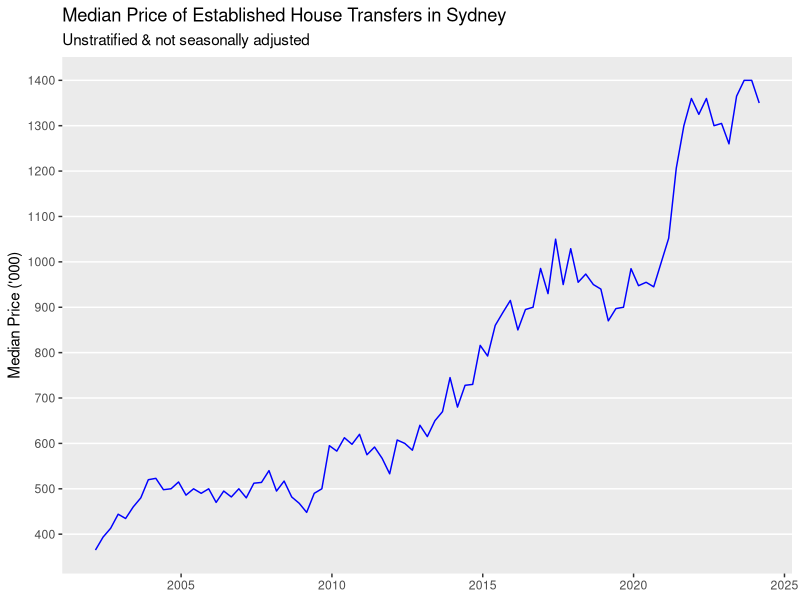
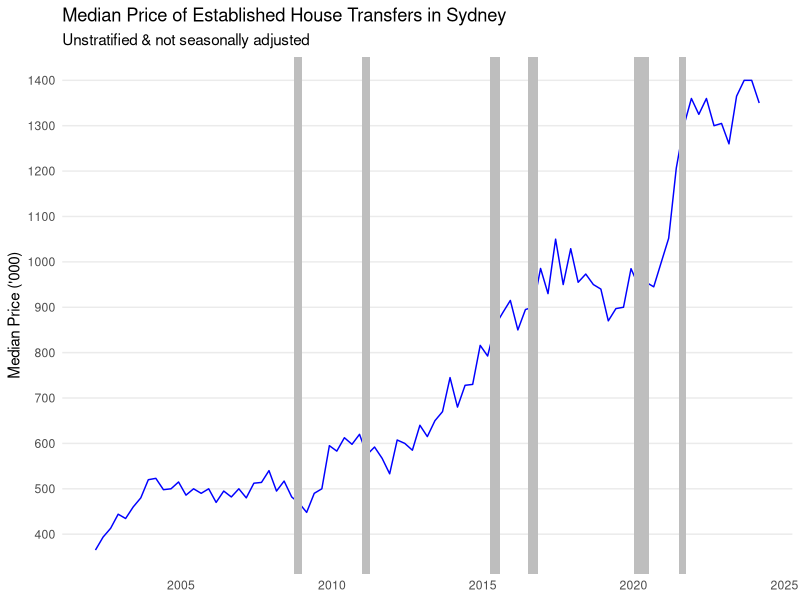
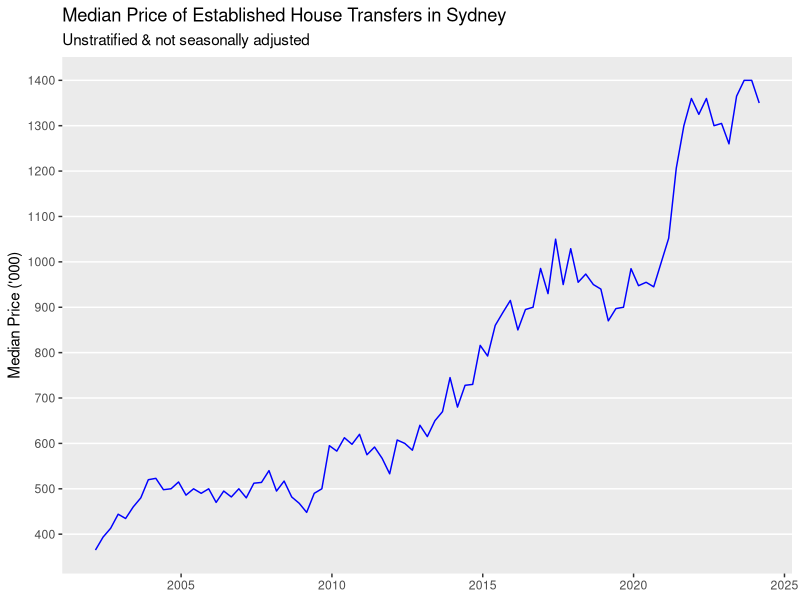
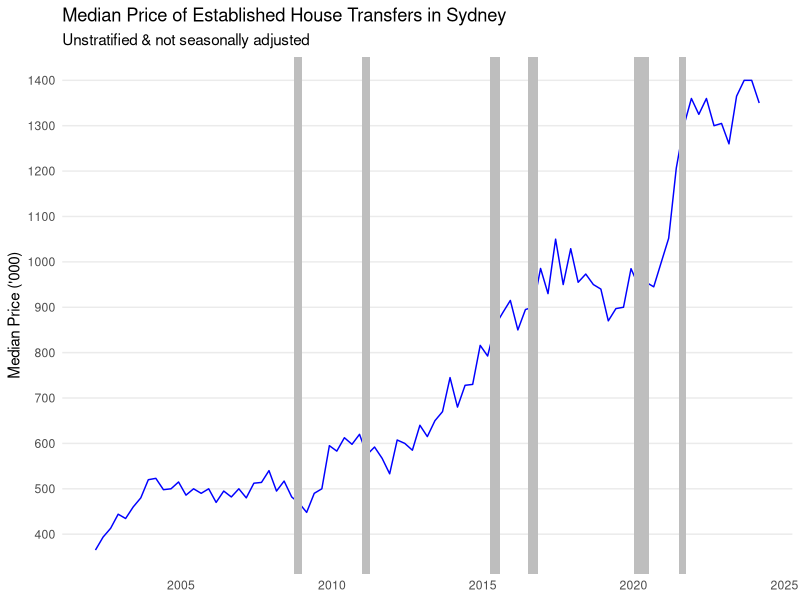

The R script that drew these images, in order:
## Exercise 2
## Minkyung Park (46858822)

setwd("/Users/minkyungpark/Desktop/Desktop_MacBook Air/Bachelor course/2024-Session 2/STAT1378_Coding and Communication in Statistics/STAT1378_R")
install.packages("readr")
install.packages("dplyr")
install.packages("ggplot2")

library(readr)
library(dplyr)
library(ggplot2)
library(tibble)

# a
gdp <- read_csv(file = "aus_GDP_changes.csv")
median <- read_csv(file = "aus_median_house_price.csv")
head(gdp)
head(median)

# b
colnames(median)[1] <- "Factors"
sydney <- median %>% select(1,2) %>% data.frame() %>% slice(10:98) %>% setNames(c("date", "median"))
sydney

# c 
library(lubridate)

sydney <- sydney %>%
  mutate(`date` = dmy(paste("01", `date`))) 

sydney$median <- as.numeric(sydney$median)
 
plot <- ggplot(data = sydney, aes(x = date, y = median)) + 
          geom_line(color = 'blue') +
          labs(title = "Median Price of Established House Transfers in Sydney",
               subtitle = "Unstratified & not seasonally adjusted",
               y = "Median Price ('000)") +
          scale_y_continuous(breaks = seq(0, max(sydney$median), by = 100)) +
          theme(axis.title.x = element_blank()) +
          theme(panel.grid.major.x = element_blank()) + 
          theme(panel.grid.minor = element_blank())
plot

ggsave("Median Price of Established House Transfers in Sydney.png", plot, width = 7,  height = 5)


# d
min(sydney$date)
gdp$DATE <- dmy(gdp$DATE)
low_GDP_period <- gdp %>% filter(DATE >= '2002-03-01') %>% filter(GDP_changes < 0.1)
low_GDP_period
low_GDP <- function(x) {
  if(x <= max(low_GDP_period$DATE) && x >= min(low_GDP_period$DATE)) {
    "TRUE"
  }
  else{
    "FALSE"
  }
}

low_GDP('2007-10-01')
low_GDP('2010-10-01')
low_GDP('2023-10-01')

# e
plot_with_GDP <- ggplot(data = sydney, aes(x = date, y = median)) + 
                geom_line(color = 'blue') +
                labs(title = "Median Price of Established House Transfers in Sydney",
                     subtitle = "Unstratified & not seasonally adjusted",
                     y = "Median Price ('000)") +
                scale_y_continuous(breaks = seq(0, max(sydney$median), by = 100)) +
                theme_bw() +
                theme_minimal() + 
                theme(axis.title.x = element_blank()) +
                theme(panel.grid.minor = element_blank())+
                theme(panel.grid.major.x = element_blank())+
                geom_rect(aes(xmin = as.Date('2008-10-01'), xmax = as.Date('2009-01-01'), ymin = -Inf, ymax = Inf), fill = 'gray') +
                geom_rect(aes(xmin = as.Date('2011-01-01'), xmax = as.Date('2011-04-01'), ymin = -Inf, ymax = Inf), fill = 'gray') +
                geom_rect(aes(xmin = as.Date('2015-04-01'), xmax = as.Date('2015-08-01'), ymin = -Inf, ymax = Inf), fill = 'gray') +
                geom_rect(aes(xmin = as.Date('2016-07-01'), xmax = as.Date('2016-11-01'), ymin = -Inf, ymax = Inf), fill = 'gray') + 
                geom_rect(aes(xmin = as.Date('2020-01-01'), xmax = as.Date('2020-07-01'), ymin = -Inf, ymax = Inf), fill = 'gray') + 
                geom_rect(aes(xmin = as.Date('2021-07-01'), xmax = as.Date('2021-10-01'), ymin = -Inf, ymax = Inf), fill = 'gray')
plot_with_GDP
ggsave("Median Price of Established House Transfers in Sydney with lower GDP.png", plot_with_GDP, width = 7,  height = 5)

